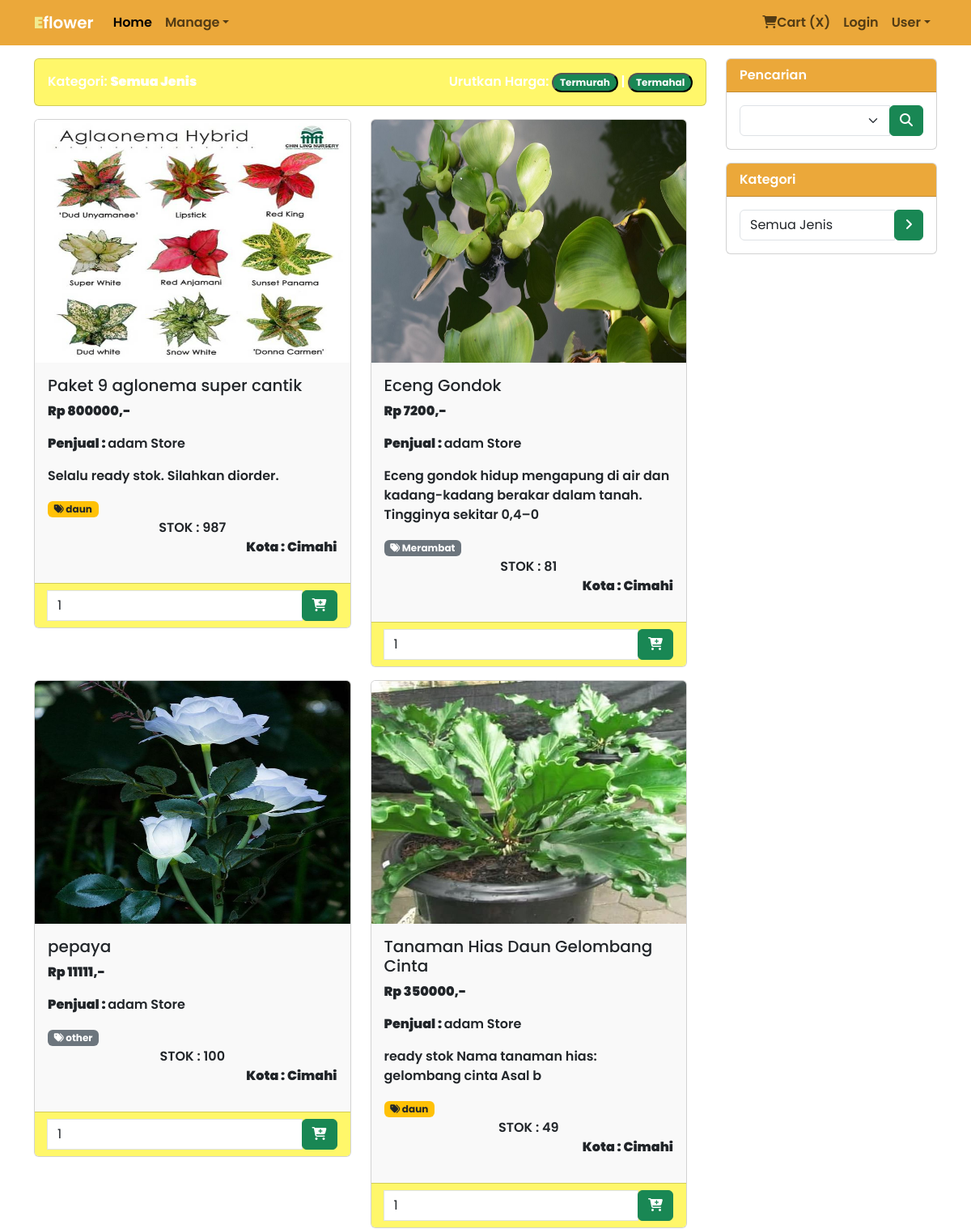
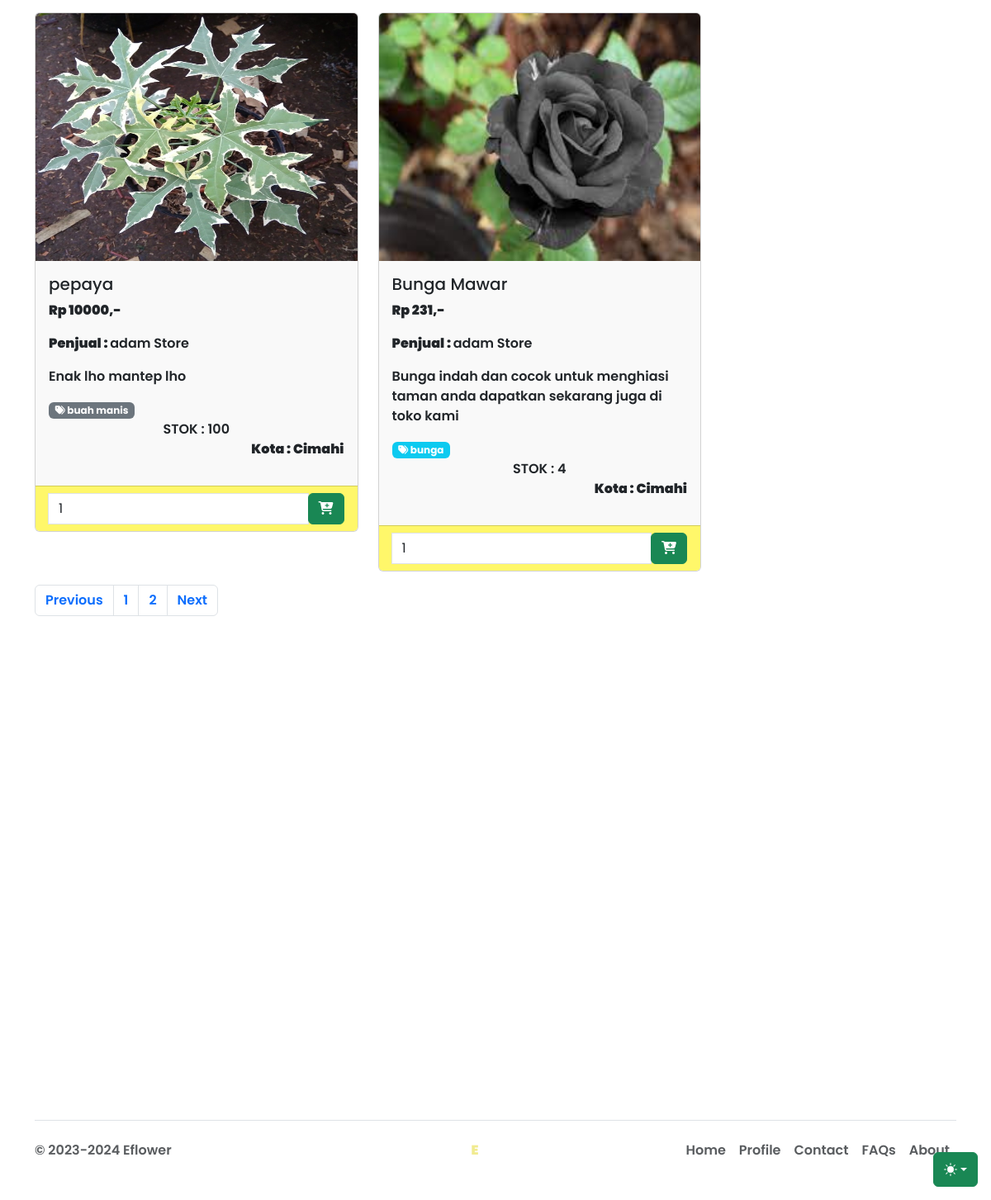
The page / on the database its author committed (2 pictures, top to bottom).
### tables this page shows
CREATE TABLE `produk` (
  `id_produk` char(8) NOT NULL,
  `nama_produk` varchar(255) NOT NULL,
  `id_pemilik` char(8) DEFAULT NULL,
  `kategori` char(50) NOT NULL,
  `deskripsi` longtext NOT NULL,
  `harga` decimal(10,0) NOT NULL,
  `gambar` varchar(255) NOT NULL,
  `rate` int(5) NOT NULL,
  `tgl_buat` timestamp NOT NULL DEFAULT current_timestamp(),
  `qty` int(11) DEFAULT NULL,
  `slug` varchar(255) DEFAULT NULL,
  `status` enum('aktif','nonaktif') DEFAULT NULL,
  `di_edit` timestamp NOT NULL DEFAULT current_timestamp()
);

CREATE TABLE `users` (
  `id_user` char(8) NOT NULL,
  `nama_user` varchar(255) DEFAULT NULL,
  `password` varchar(32) DEFAULT NULL,
  `role` enum('admin','user') DEFAULT NULL,
  `user_mail` varchar(255) DEFAULT NULL,
  `foto` varchar(255) DEFAULT NULL,
  `no_telp` char(13) DEFAULT NULL,
  `nama_lengkap` varchar(255) DEFAULT NULL,
  `alamat` longtext DEFAULT NULL,
  `no_rek` char(20) DEFAULT NULL,
  `kota` varchar(255) DEFAULT NULL,
  `status_user` enum('aktif','nonaktif') DEFAULT NULL
);

### catalog.php (the view, shortened to what this page needs)
<?php
					$batas = 6;
					$halaman = isset($_GET['halaman'])?(int)$_GET['halaman'] : 1;
					$halaman_awal = ($halaman>1) ? ($halaman * $batas) - $batas : 0;
					$katalog = mysqli_query($connection, "SELECT * FROM users JOIN produk WHERE users.id_user = produk.id_pemilik AND produk.status = 'aktif' AND produk.id_pemilik != '$sesi_id' LIMIT $halaman_awal, $batas");
					$row = mysqli_num_rows($katalog);
					$next = $halaman + 1;
					$data_conn = mysqli_query($connection,"SELECT * FROM users JOIN produk WHERE users.id_user = produk.id_pemilik AND produk.status = 'aktif' AND produk.id_pemilik != '$sesi_id'");
					$jumlah_data = mysqli_num_rows($data_conn);
					$total_halaman = ceil($jumlah_data / $batas);
					?>
					<div class="row">
						<?php if($row > 0){
							while($data = mysqli_fetch_array($katalog)){
								?>
						<div class="col-md-6">
							<div class="card mb-3">
								<img
									src="<?php if(empty($data['gambar'])){
										echo 'https://placeholder.co/100x70';
									}else{
										echo $data['gambar'];
									}
									?>
									"
									alt=""
									class="card-img-top" width="300px" height="300px"/>
								<div class="card-body bg-blur">
									<h5 class="card-title"><?= $data['nama_produk'] ?></h5>
									<p class="card-text"><strong>Rp <?= $data['harga'] ?>,-</strong></p>
									<p class="card-text"><strong>Penjual : </strong><?= $data['nama_user'] ?></p>
									<p class="card-text">
										<?php echo substr($data['deskripsi'], 0, 100); ?>
									</p>
									<a href="#" class="badge <?php if($data['kategori'] == 'daun'){
                                                    echo 'bg-warning'.' '.'text-dark';
                                                }else if($data['kategori'] == 'diair'){
                                                    echo 'bg-primary';
                                                }else if ($data['kategori'] == 'berduri'){
                                                    echo 'bg-success';
                                                }else if($data['kategori'] == 'bunga'){
                                                    echo 'bg-info';
                                                }else{
                                                    echo 'bg-secondary';
                                                } ?> non-deco"
										><i class="fas fa-tags"></i> <?= $data['kategori'] ?></a
									> <span class="d-flex justify-content-center">STOK : <?php if($data['qty'] <= 0 ){
										echo 'Stok Habis';
									} else {
										echo $data['qty'];
									} ?></span>
                                    <p class="float-end"><strong>Kota : <?= $data['kota'] ?></strong></p>
								</div>
								<div class="card-footer bg-ktg-leaf">
									<form action="functions/insert-to-cart.php" method="get">
										<div class="input-group">
											<input
												type="number"
												name="jumlah"
                                                value="1"
												id=""
												class="form-control"
												pattern="*[1-9]" />
											<div class="input-group-append">
											<?php if($data['qty'] <= 0){ ?>
												<button disabled="disabled" class="btn btn-success">
													<i class="fas fa-cart-plus"></i>
												</button>
											<?php } else { ?>
												<button class="btn btn-success">
													<i class="fas fa-cart-plus"></i>
												</button>
											<?php } ?>
											</div>
										</div>
									</form>
								</div>
							</div>
						</div>
						<?php	}}?>
					</div>

### index.php (shortened to what this page needs)
<?php
include 'functions/data-connect.php';
?>
<!DOCTYPE html>
<html lang="en" data-bs-theme="auto">
	<head>
		<link
			rel="stylesheet"
			href="https://cdn.jsdelivr.net/npm/@docsearch/css@3" />
		<link
			href="assets/libs/bootstrap/css/bootstrap.min.css"
			rel="stylesheet" />
		<link rel="stylesheet" href="assets/libs/fontawesome/css/all.min.css" />
		<link rel="stylesheet" href="assets/css-native/app.css">
	</head>
	<body>
		<div
			class="dropdown position-fixed bottom-0 end-0 mb-3 me-3 bd-mode-toggle">
			<button
				class="btn btn-success py-2 dropdown-toggle d-flex align-items-center"
				id="bd-theme"
				type="button"
				aria-expanded="false"
				data-bs-toggle="dropdown"
				aria-label="Toggle theme (auto)">
				<svg class="bi my-1 theme-icon-active" width="1em" height="1em">
					<use href="#circle-half"></use>
				</svg>
			</button>
		</div>
		<nav class="navbar navbar-expand-md fixed-top bg-leaf">
			<div class="container-fluid container">
				<a class="navbar-brand text-leaf fw-bolder" href="#"
					>E<span class="text-white">flower</span></a
				>
				<div class="collapse navbar-collapse" id="navbarCollapse">
					<ul class="navbar-nav me-auto mb-2 mb-md-0">
						<li class="nav-item">
							<a class="nav-link active" aria-current="page" href="">Home</a>
						</li>
						<li class="nav-item dropdown">
							<a
								href="#"
								class="nav-link dropdown-toggle"
								id="dropdown-1"
								data-bs-toggle="dropdown"
								aria-haspopup="true"
								aria-expanded="false"
								>Manage</a
							>
						</li>
					</ul>
					<ul class="navbar-nav">
						<li class="nav-item">
							<a href="form.php" class="nav-link"
								><i class="fas fa-shopping-cart"></i>Cart (<span>X</span>)</a
							>
						</li>
						<li class="nav-item">
							<a href="form.php" class="nav-link">Login</a>
						</li>
						<li class="nav-item dropdown">
							<a
								href="#"
								class="nav-link dropdown-toggle"
								id="dropdown-2"
								data-bs-toggle="dropdown"
								aria-haspopup="true"
								aria-expanded="false"
								>User</a
							>
						</li>
					</ul>
				</div>
			</div>
		</nav>
		<main role="main" class="container">
			<div class="row">
				<div class="col-md-9">
					<div class="row">
						<div class="col-md-12">
							<div class="card mb-3 bg-ktg-leaf">
								<div class="card-body">
									Kategori: <strong>Semua Jenis</strong>
									<span class="float-end">
										Urutkan Harga:
										<button type="submit" id="min" class="badge bg-success non-deco rounded-pill"
										>Termurah</button>
										|
										<button id="max" class="badge bg-success non-deco rounded-pill"
											>Termahal</button
										>
									</span>
								</div>
							</div>
						</div>
					</div>
					<div class="row catalog-data">
						<?php include 'catalog.php' ?>
					</div>
					<nav aria-label="...">
						<ul class="pagination">
							<li class="page-item">
								<a class="page-link" <?php if($halaman > 1){ echo "href='?halaman=$Previous'"; } ?>>Previous</a>
							</li>
							<?php
							for($x=1;$x<=$total_halaman;$x++){
								?>
							<li class="page-item"><a class="page-link" href="?halaman=<?php echo $x ?>"><?php echo $x; ?></a></li>
								<?php
							}
							?>
							<li class="page-item">
								<a  class="page-link" <?php if($halaman < $total_halaman) { echo "href='?halaman=$next'"; } ?>>Next</a>
							</li>
						</ul>
					</nav>
				</div>
				<div class="col-md-3">
					<div class="row">
						<div class="col-md-12">
							<div class="card mb-3">
								<div class="card-header bg-leaf">Pencarian</div>
								<div class="card-body">
										<div class="input-group">
											<input type="text" class="form-select" id="set-value" value="" />
											<div class="input-group-append" id="search-data">
												<button class="btn btn-success" >
													<i class="fas fa-search"></i>
												</button>
											</div>
										</div>
								</div>
							</div>
						</div>
					</div>
					<div class="row">
						<div class="col-md-12">
							<div class="card mb-3">
								<div class="card-header bg-leaf">Kategori</div>
									<div class="card-body">
										<div class="input-group">
											<select name="kategori" id="kategori" class="form-control">
												<option value="" disabled selected >Semua Jenis</option>
											</select>
											<div class="input-group-append" id="btn-kategori">
											<button class="btn btn-success">
													<i class="fas fa-angle-right"></i>
												</button>
											</div>
										</div>
									</div>
								</div>
							</div>
						</div>
					</div>
				</div>
		</main>
		<?php include 'footer.php'; ?>
	</body>
</html>

### footer.php
<div class="container" style="padding-top: 570px;">
  <footer class="d-flex flex-wrap justify-content-between align-items-center py-3 my-4 border-top">
    <p class="col-md-4 mb-0 text-muted">&copy; 2023-2024 Eflower</p>
    <a class="navbar-brand text-leaf fw-bolder" href=".">E<span class="text-white">flower</span></a>
    <ul class="nav col-md-4 justify-content-end">
      <li class="nav-item"><a href="." class="nav-link px-2 text-muted">Home</a></li>
    <?php if($_SESSION['role'] == 'admin') { ?>
        <li class="nav-item"><a href="../profile.php" class="nav-link px-2 text-muted">Profile</a></li>
    <?php  } else { ?>
      <li class="nav-item"><a href="profile.php" class="nav-link px-2 text-muted">Profile</a></li>
    <?php } ?>
      <li class="nav-item"><a href="mailto:wawprjct@gmail.com?subject=Q&A" class="nav-link px-2 text-muted">Contact</a></li>
      <li class="nav-item"><a href="https://wa.me/62895351276161?text=I'm%20have...got%20any%20question...Bugs%20about...in%20eflower%20market..." class="nav-link px-2 text-muted">FAQs</a></li>
      <li class="nav-item"><a href="." class="nav-link px-2 text-muted">About</a></li>
    </ul>
  </footer>
</div>

### assets/css-native/app.css (style rules this page uses)
body { min-height: 75rem; padding-top: 4.5rem; }
* { font-family: "Poppins", sans-serif; font-weight: 600; font-style: normal; }
.bi { vertical-align: -0.125em; fill: currentColor; }
.bd-mode-toggle { z-index: 1500; }
.text-leaf { color: #f1eb90; }
.bg-ktg-leaf { background-color: #FFF76A; color: white; }
.bg-leaf { background-color: #EBA83A; color: #ffff; }
.non-deco { text-decoration: none; }
.bg-blur { backdrop-filter: blur(15px); background: rgba(225, 225, 225, 0.2); }

### rows shown on the page
produk: gambar (picture), nama_produk "Paket 9 aglonema super cantik", harga "800000", id_pemilik.nama_user "adam Store", deskripsi "Selalu ready stok. Silahkan diorder.", kategori "daun", qty "987", id_pemilik.kota "Cimahi"
produk: gambar (picture), nama_produk "Eceng Gondok", harga "7200", id_pemilik.nama_user "adam Store", deskripsi "Eceng gondok hidup mengapung di air dan kadang-kadang berakar dalam tanah. Tingginya sekitar 0,4–0", kategori "Merambat", qty "81", id_pemilik.kota "Cimahi"
produk: gambar (picture), nama_produk "pepaya", harga "11111", id_pemilik.nama_user "adam Store", kategori "other", qty "100", id_pemilik.kota "Cimahi"
produk: gambar (picture), nama_produk "Tanaman Hias Daun Gelombang Cinta", harga "350000", id_pemilik.nama_user "adam Store", deskripsi "ready stok Nama tanaman hias: gelombang cinta Asal b", kategori "daun", qty "49", id_pemilik.kota "Cimahi"
produk: gambar (picture), nama_produk "pepaya", harga "10000", id_pemilik.nama_user "adam Store", deskripsi "Enak lho mantep lho", kategori "buah manis", qty "100", id_pemilik.kota "Cimahi"
produk: gambar (picture), nama_produk "Bunga Mawar", harga "231", id_pemilik.nama_user "adam Store", deskripsi "Bunga indah dan cocok untuk menghiasi taman anda dapatkan sekarang juga di toko kami", kategori "bunga", qty "4", id_pemilik.kota "Cimahi"
